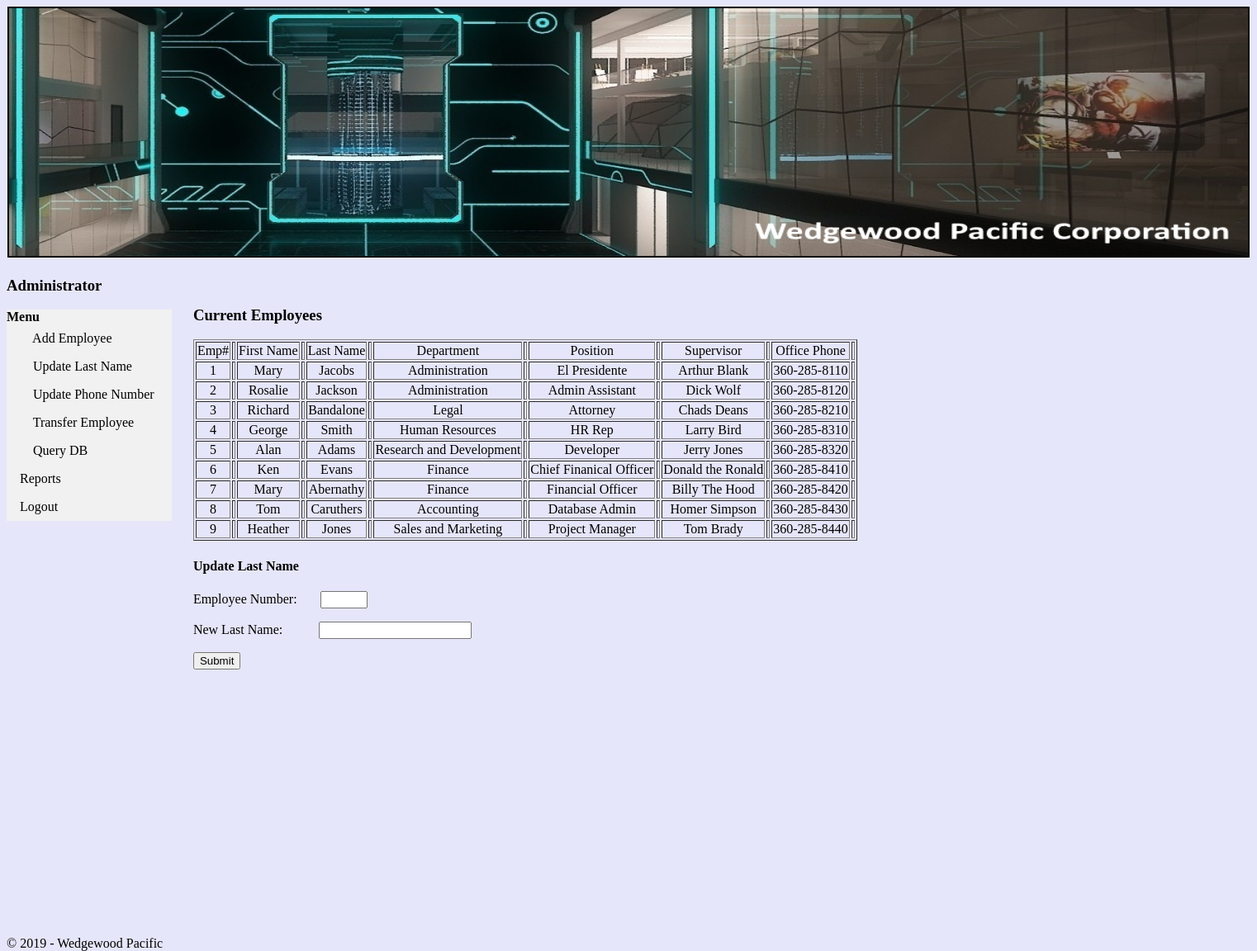
The page /PHP/changelastnm.php on the database its author committed.
### tables this page shows
CREATE TABLE Employee (
                EmployeeNumber INT AUTO_INCREMENT NOT NULL,
                FirstName CHAR(25) NOT NULL,
                LastName CHAR(25) NOT NULL,
                Department CHAR(35) NOT NULL DEFAULT "Human Resources",
                Position CHAR(35),
                Supervisor CHAR(35),
                OfficePhone CHAR(12),
                EmailAddress VARCHAR(100) NOT NULL,
                Username VARCHAR(15) NOT NULL,
                Password VARCHAR(15) NOT  NULL,
                CONSTRAINT Employee_Num_PK PRIMARY KEY (EmployeeNumber)
);

### PHP/changelastnm.php (the view, shortened to what this page needs)
<!DOCTYPE html>
<html>
<head>
<link rel="stylesheet" type="text/css" href="wpstyle.css">
</head>
<body>
<section id="top">
<center><img src="banner.jpg" alt="banner" style="width:1500px;height:300px;" border ="2"></center>
</section>
<section id="menu">
<h3> Administrator </h3>
	<ul>
		<li><b>Menu</b></li>
		<li><a href="newemployee.html">&nbsp &nbsp Add Employee</a></li>
		<li><a href="changelastnm.php">&nbsp &nbsp Update Last Name</a></li>
		<li><a href="changeph.php">&nbsp &nbsp Update Phone Number</a></li>
		<li><a href="moveemp.php">&nbsp &nbsp Transfer Employee</a></li>
		<li><a href="querydb.html">&nbsp &nbsp Query DB</a></li>
		<li><a href="Reports.html">Reports</a></li>
		<li><a href="wphome.html">Logout</a></li>
	</ul>
</section>
<br>
<br>
<section id="main">
<h3>Current Employees</h3>
         <table border="1">
        <thead>
            <tr>
                <td><center>Emp#<td></b></center>
                <td><center>First Name<td></center>
				<td><center>Last Name<td></center>
				<td><center>Department<td></center>
				<td><center>Position<td></center>
				<td><center>Supervisor<td></center>
				<td><center>Office Phone<td></center>
            </tr>
        </thead>
        <tbody>
        <?php
			$servername = "localhost";
			$username = "root";
			$password = "";
			$dbname = "wp";
			$conn = new mysqli($servername, $username, $password, $dbname);
            $results = $conn->query("select employeenumber, firstname, lastname, department, position, supervisor, officephone from employee where not employeenumber ='10'");
            while($row = $results->fetch_assoc()) {
            ?>
                <tr>
					<td><center><?php echo $row['employeenumber']?><td></center>
                    <td><center><?php echo $row['firstname']?><td></center>
                    <td><center><?php echo $row['lastname']?><td></center>
					<td><center><?php echo $row['department']?><td></center>
					<td><center><?php echo $row['position']?><td></center>
                    <td><center><?php echo $row['supervisor']?><td></center>
					<td><center><?php echo $row['officephone']?><td></center>
                </tr>
            <?php
            }
            ?>
            </tbody>
            </table>
<h4>Update Last Name</h4>
<form method="post" action="changelastname.php">
<p>Employee Number:   &nbsp&nbsp&nbsp&nbsp&nbsp&nbsp<input type="text" name="employeenumber" required pattern= "[0-9]+" title="Please enter a digit. 0-9" size="4" maxlength="4"/></p>
<p>New Last Name:   &nbsp&nbsp&nbsp&nbsp&nbsp&nbsp&nbsp&nbsp&nbsp&nbsp<input type="text" required pattern
="[a-z A-Z-]+" title="A-Z, Space, or - Only" name="newlastname"/></p>
  <input type="submit" value="Submit">
</form>
</section>
<section id="footer">
<footer>
<center>© 2019 - Wedgewood Pacific</center
</footer>
</section>
</body>
</html>

### CSS/wpstyle.css (style rules this page uses)
body { background-color: #E6E6FA; }
ul { list-style-type: none; margin: 0; padding: 0; width: 200px; background-color: #f1f1f1; }
li a { display: block; color: #000; padding: 8px 16px; text-decoration: none; }
section#menu { float: left; width: 15%; height: 800px; }
section#main { float: left; width: 75%; height:800px; }
section#footer { position:fixed; bottom:0; width:50% height:20px; }

### rows shown on the page
employee: EmployeeNumber "1", FirstName "Mary", LastName "Jacobs", Department "Administration", Position "El Presidente", Supervisor "Arthur Blank", OfficePhone "360-285-8110"
employee: EmployeeNumber "2", FirstName "Rosalie", LastName "Jackson", Department "Administration", Position "Admin Assistant", Supervisor "Dick Wolf", OfficePhone "360-285-8120"
employee: EmployeeNumber "3", FirstName "Richard", LastName "Bandalone", Department "Legal", Position "Attorney", Supervisor "Chads Deans", OfficePhone "360-285-8210"
employee: EmployeeNumber "4", FirstName "George", LastName "Smith", Department "Human Resources", Position "HR Rep", Supervisor "Larry Bird", OfficePhone "360-285-8310"
employee: EmployeeNumber "5", FirstName "Alan", LastName "Adams", Department "Research and Development", Position "Developer", Supervisor "Jerry Jones", OfficePhone "360-285-8320"
employee: EmployeeNumber "6", FirstName "Ken", LastName "Evans", Department "Finance", Position "Chief Finanical Officer", Supervisor "Donald the Ronald", OfficePhone "360-285-8410"
employee: EmployeeNumber "7", FirstName "Mary", LastName "Abernathy", Department "Finance", Position "Financial Officer", Supervisor "Billy The Hood", OfficePhone "360-285-8420"
employee: EmployeeNumber "8", FirstName "Tom", LastName "Caruthers", Department "Accounting", Position "Database Admin", Supervisor "Homer Simpson", OfficePhone "360-285-8430"
employee: EmployeeNumber "9", FirstName "Heather", LastName "Jones", Department "Sales and Marketing", Position "Project Manager", Supervisor "Tom Brady", OfficePhone "360-285-8440"
